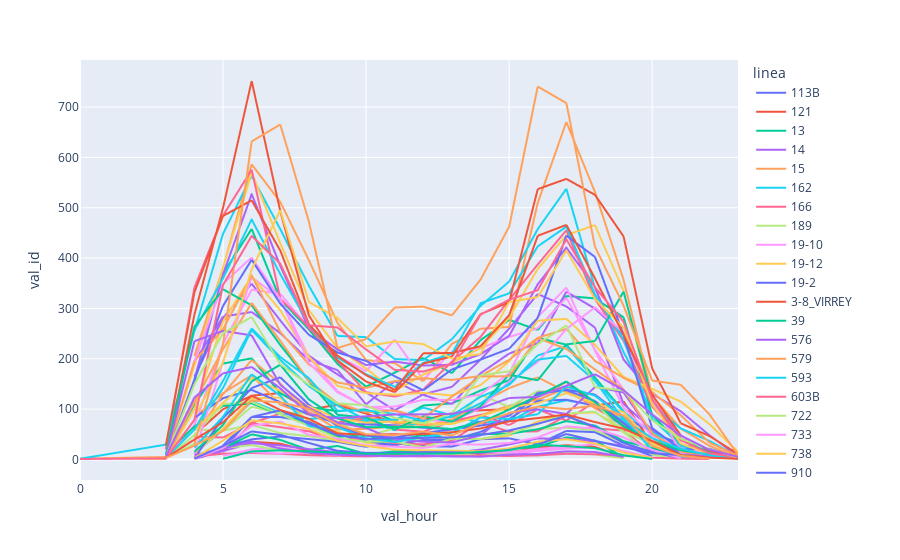

Notebook cell for this chart:
### Code cell
# EDA
# suba oriental

# promedio mensual de validaciones por hora para distintas lineas

valid_suba_pltmeanlinea=valid_suba_raw[valid_suba_raw['val_month']==4].groupby(['linea', 'val_hour', 'fecha_clearing'])['val_id'].count()
valid_suba_pltmeanlinea=valid_suba_pltmeanlinea.reset_index()
valid_suba_pltmeanlinea=valid_suba_pltmeanlinea.groupby(['linea', 'val_hour'])['val_id'].mean().reset_index()

fig7 = px.line(valid_suba_pltmeanlinea, x="val_hour", y="val_id", color='linea')
fig7.show()

### Figure 1 — Plotly figure (JSON) as saved in the notebook; plotly's stock layout.template omitted (floating-point values rounded to 4 significant figures)
{"data": [{"hovertemplate": "linea=113B<br>val_hour=%{x}<br>val_id=%{y}<extra></extra>", "legendgroup": "113B", "line": {"color": "#636efa", "dash": "solid"}, "mode": "lines", "name": "113B", "showlegend": true, "type": "scattergl", "x": [0, 3, 4, 5, 6, 7, 8, 9, 10, 11, 12, 13, 14, 15, 16, 17, 18, 19, 20, 21, 22, 23], "xaxis": "x", "y": [null, null, null, 25, 40, 45.75, 40.5, 35, 25.25, 32, 26.33, 25.67, 40.33, 42, 30.33, 56.67, 54.33, 27.67, 7, null, null, null], "yaxis": "y"}, {"hovertemplate": "linea=121<br>val_hour=%{x}<br>val_id=%{y}<extra></extra>", "legendgroup": "121", "line": {"color": "#EF553B", "dash": "solid"}, "mode": "lines", "name": "121", "showlegend": true, "type": "scattergl", "x": [0, 3, 4, 5, 6, 7, 8, 9, 10, 11, 12, 13, 14, 15, 16, 17, 18, 19, 20, 21, 22, 23], "xaxis": "x", "y": [null, null, 49.25, 99.75, 126.8, 131.8, 99.25, 108.5, 91.25, 73.25, 78.25, 92, 97.67, 100.3, 124, 154.3, 107, 115.3, 30, 17.33, 4.667, null], "yaxis": "y"}, {"hovertemplate": "linea=13<br>val_hour=%{x}<br>val_id=%{y}<extra></extra>", "legendgroup": "13", "line": {"color": "#00cc96", "dash": "solid"}, "mode": "lines", "name": "13", "showlegend": true, "type": "scattergl", "x": [0, 3, 4, 5, 6, 7, 8, 9, 10, 11, 12, 13, 14, 15, 16, 17, 18, 19, 20, 21, 22, 23], "xaxis": "x", "y": [null, 6.5, 109.5, 190.5, 201, 131.2, 104, 96, 99.5, 76.25, 107.3, 111.3, 137, 157.3, 241.7, 228, 162.7, 96, 21, 11, 4.5, null], "yaxis": "y"}, {"hovertemplate": "linea=14<br>val_hour=%{x}<br>val_id=%{y}<extra></extra>", "legendgroup": "14", "line": {"color": "#ab63fa", "dash": "solid"}, "mode": "lines", "name": "14", "showlegend": true, "type": "scattergl", "x": [0, 3, 4, 5, 6, 7, 8, 9, 10, 11, 12, 13, 14, 15, 16, 17, 18, 19, 20, 21, 22, 23], "xaxis": "x", "y": [null, null, 164.8, 280.8, 349.2, 276.2, 206, 169, 133.2, 97.75, 129.5, 144.2, 198.3, 260, 328.7, 304, 262, 110.3, 59, 20.5, 12.5, 1], "yaxis": "y"}, {"hovertemplate": "linea=15<br>val_hour=%{x}<br>val_id=%{y}<extra></extra>", "legendgroup": "15", "line": {"color": "#FFA15A", "dash": "solid"}, "mode": "lines", "name": "15", "showlegend": true, "type": "scattergl", "x": [0, 3, 4, 5, 6, 7, 8, 9, 10, 11, 12, 13, 14, 15, 16, 17, 18, 19, 20, 21, 22, 23], "xaxis": "x", "y": [null, null, 83.75, 132, 167.2, 108.8, 88.75, 73.5, 85, 72.25, 69.75, 73.33, 88, 107, 118.7, 141.3, 101.7, 71.33, 25.67, 15.67, 4.5, 1], "yaxis": "y"}, {"hovertemplate": "linea=162<br>val_hour=%{x}<br>val_id=%{y}<extra></extra>", "legendgroup": "162", "line": {"color": "#19d3f3", "dash": "solid"}, "mode": "lines", "name": "162", "showlegend": true, "type": "scattergl", "x": [0, 3, 4, 5, 6, 7, 8, 9, 10, 11, 12, 13, 14, 15, 16, 17, 18, 19, 20, 21, 22, 23], "xaxis": "x", "y": [null, null, 12.5, 58.5, 115.5, 92.75, 80.5, 84.75, 76.25, 58, 76.33, 85.33, 74.33, 75.33, 105, 117.7, 107.3, 77.67, 22.33, 7, 1.333, null], "yaxis": "y"}, {"hovertemplate": "linea=166<br>val_hour=%{x}<br>val_id=%{y}<extra></extra>", "legendgroup": "166", "line": {"color": "#FF6692", "dash": "solid"}, "mode": "lines", "name": "166", "showlegend": true, "type": "scattergl", "x": [0, 3, 4, 5, 6, 7, 8, 9, 10, 11, 12, 13, 14, 15, 16, 17, 18, 19, 20, 21, 22, 23], "xaxis": "x", "y": [null, null, 45.25, 43.75, 72.5, 91, 94, 74, 81.5, 59.5, 55.25, 75.67, 88.67, 68.33, 99.67, 77.33, 115, 72.67, 29.33, 12.33, 4.5, 1], "yaxis": "y"}, {"hovertemplate": "linea=189<br>val_hour=%{x}<br>val_id=%{y}<extra></extra>", "legendgroup": "189", "line": {"color": "#B6E880", "dash": "solid"}, "mode": "lines", "name": "189", "showlegend": true, "type": "scattergl", "x": [0, 3, 4, 5, 6, 7, 8, 9, 10, 11, 12, 13, 14, 15, 16, 17, 18, 19, 20, 21, 22, 23], "xaxis": "x", "y": [null, 3, 31.12, 57.37, 68.69, 52.48, 46.41, 37.9, 36.45, 39.96, 38, 40.07, 50.82, 52.21, 60.64, 63.29, 58.07, 33.39, 27.25, 17.85, 11.38, 1.857], "yaxis": "y"}, {"hovertemplate": "linea=19-10<br>val_hour=%{x}<br>val_id=%{y}<extra></extra>", "legendgroup": "19-10", "line": {"color": "#FF97FF", "dash": "solid"}, "mode": "lines", "name": "19-10", "showlegend": true, "type": "scattergl", "x": [0, 3, 4, 5, 6, 7, 8, 9, 10, 11, 12, 13, 14, 15, 16, 17, 18, 19, 20, 21, 22, 23], "xaxis": "x", "y": [null, null, null, 7.158, 20.32, 23.16, 15.65, 8.056, 10.17, 6.895, 5.895, 8.526, 9.263, 10.39, 17.11, 21.74, 24.12, 8, null, null, null, null], "yaxis": "y"}, {"hovertemplate": "linea=19-12<br>val_hour=%{x}<br>val_id=%{y}<extra></extra>", "legendgroup": "19-12", "line": {"color": "#FECB52", "dash": "solid"}, "mode": "lines", "name": "19-12", "showlegend": true, "type": "scattergl", "x": [0, 3, 4, 5, 6, 7, 8, 9, 10, 11, 12, 13, 14, 15, 16, 17, 18, 19, 20, 21, 22, 23], "xaxis": "x", "y": [null, null, 10.67, 61.89, 121.4, 123, 75.79, 55.21, 32.79, 31.21, 30, 40.58, 40.63, 47.53, 75.63, 91.21, 93.53, 61.37, 31.84, 11.32, 2.364, null], "yaxis": "y"}, {"hovertemplate": "linea=19-2<br>val_hour=%{x}<br>val_id=%{y}<extra></extra>", "legendgroup": "19-2", "line": {"color": "#636efa", "dash": "solid"}, "mode": "lines", "name": "19-2", "showlegend": true, "type": "scattergl", "x": [0, 3, 4, 5, 6, 7, 8, 9, 10, 11, 12, 13, 14, 15, 16, 17, 18, 19, 20, 21, 22, 23], "xaxis": "x", "y": [null, null, 1, 19.58, 84.53, 84.26, 74.79, 49.68, 36.53, 28.53, 38.79, 38.58, 54.84, 80.58, 116.6, 118.7, 106.9, 65.68, 42.86, 4.154, null, null], "yaxis": "y"}, {"hovertemplate": "linea=3-8_VIRREY<br>val_hour=%{x}<br>val_id=%{y}<extra></extra>", "legendgroup": "3-8_VIRREY", "line": {"color": "#EF553B", "dash": "solid"}, "mode": "lines", "name": "3-8_VIRREY", "showlegend": true, "type": "scattergl", "x": [0, 3, 4, 5, 6, 7, 8, 9, 10, 11, 12, 13, 14, 15, 16, 17, 18, 19, 20, 21, 22, 23], "xaxis": "x", "y": [null, null, null, null, null, null, null, null, null, null, null, null, null, 1, null, null, null, null, null, null, null, null], "yaxis": "y"}, {"hovertemplate": "linea=39<br>val_hour=%{x}<br>val_id=%{y}<extra></extra>", "legendgroup": "39", "line": {"color": "#00cc96", "dash": "solid"}, "mode": "lines", "name": "39", "showlegend": true, "type": "scattergl", "x": [0, 3, 4, 5, 6, 7, 8, 9, 10, 11, 12, 13, 14, 15, 16, 17, 18, 19, 20, 21, 22, 23], "xaxis": "x", "y": [null, null, 154.2, 369.5, 458, 317.6, 258.5, 189.8, 144.8, 172.5, 201.7, 171.5, 237, 277.3, 257.2, 324.8, 320, 282.3, 88.67, 29.33, 7, 2], "yaxis": "y"}, {"hovertemplate": "linea=576<br>val_hour=%{x}<br>val_id=%{y}<extra></extra>", "legendgroup": "576", "line": {"color": "#ab63fa", "dash": "solid"}, "mode": "lines", "name": "576", "showlegend": true, "type": "scattergl", "x": [0, 3, 4, 5, 6, 7, 8, 9, 10, 11, 12, 13, 14, 15, 16, 17, 18, 19, 20, 21, 22, 23], "xaxis": "x", "y": [null, null, 193.8, 283.8, 293, 251, 197.2, 177.5, 109.5, 155.5, 128.2, 110, 171.3, 210.3, 231.3, 333.3, 299.7, 247.7, 119.7, 41.33, 10.67, 1.333], "yaxis": "y"}, {"hovertemplate": "linea=579<br>val_hour=%{x}<br>val_id=%{y}<extra></extra>", "legendgroup": "579", "line": {"color": "#FFA15A", "dash": "solid"}, "mode": "lines", "name": "579", "showlegend": true, "type": "scattergl", "x": [0, 3, 4, 5, 6, 7, 8, 9, 10, 11, 12, 13, 14, 15, 16, 17, 18, 19, 20, 21, 22, 23], "xaxis": "x", "y": [1, null, 205.8, 381, 586.2, 511.5, 396, 271.5, 197.5, 191.5, 155.5, 229.7, 259.7, 263.3, 509.7, 670.3, 531.3, 356.7, 126, 61.33, 27.33, 3.667], "yaxis": "y"}, {"hovertemplate": "linea=593<br>val_hour=%{x}<br>val_id=%{y}<extra></extra>", "legendgroup": "593", "line": {"color": "#19d3f3", "dash": "solid"}, "mode": "lines", "name": "593", "showlegend": true, "type": "scattergl", "x": [0, 3, 4, 5, 6, 7, 8, 9, 10, 11, 12, 13, 14, 15, 16, 17, 18, 19, 20, 21, 22, 23], "xaxis": "x", "y": [null, null, 254.5, 448.5, 563.5, 457.5, 345, 245.5, 243, 199.5, 197.5, 239, 305, 353.3, 457.7, 537.7, 340.7, 213.3, 107.3, 61.67, 37, 6], "yaxis": "y"}, {"hovertemplate": "linea=603B<br>val_hour=%{x}<br>val_id=%{y}<extra></extra>", "legendgroup": "603B", "line": {"color": "#FF6692", "dash": "solid"}, "mode": "lines", "name": "603B", "showlegend": true, "type": "scattergl", "x": [0, 3, 4, 5, 6, 7, 8, 9, 10, 11, 12, 13, 14, 15, 16, 17, 18, 19, 20, 21, 22, 23], "xaxis": "x", "y": [null, null, null, 14.75, 71.75, 64.25, 56, 38.5, 42.25, 32.5, 30, 37.75, 74.25, 55, 56, 87, 62, 57.33, 12.67, 4, 2, null], "yaxis": "y"}, {"hovertemplate": "linea=722<br>val_hour=%{x}<br>val_id=%{y}<extra></extra>", "legendgroup": "722", "line": {"color": "#B6E880", "dash": "solid"}, "mode": "lines", "name": "722", "showlegend": true, "type": "scattergl", "x": [0, 3, 4, 5, 6, 7, 8, 9, 10, 11, 12, 13, 14, 15, 16, 17, 18, 19, 20, 21, 22, 23], "xaxis": "x", "y": [null, null, 60, 56.5, 104.8, 92, 93, 75.25, 45.75, 62, 64.25, 72.5, 129, 104.3, 135.7, 135, 111.7, 55, 31.67, 13.33, 10.67, null], "yaxis": "y"}, {"hovertemplate": "linea=733<br>val_hour=%{x}<br>val_id=%{y}<extra></extra>", "legendgroup": "733", "line": {"color": "#FF97FF", "dash": "solid"}, "mode": "lines", "name": "733", "showlegend": true, "type": "scattergl", "x": [0, 3, 4, 5, 6, 7, 8, 9, 10, 11, 12, 13, 14, 15, 16, 17, 18, 19, 20, 21, 22, 23], "xaxis": "x", "y": [null, 3.25, 68.25, 229.8, 337.5, 329, 261.8, 205.8, 175.5, 238, 158.8, 214, 221, 243.3, 260.7, 321.3, 217.7, 139, 42, 18.67, 4.333, 1], "yaxis": "y"}, {"hovertemplate": "linea=738<br>val_hour=%{x}<br>val_id=%{y}<extra></extra>", "legendgroup": "738", "line": {"color": "#FECB52", "dash": "solid"}, "mode": "lines", "name": "738", "showlegend": true, "type": "scattergl", "x": [0, 3, 4, 5, 6, 7, 8, 9, 10, 11, 12, 13, 14, 15, 16, 17, 18, 19, 20, 21, 22, 23], "xaxis": "x", "y": [null, 5.25, 187, 381.8, 569.8, 429.5, 296.8, 221.2, 180.8, 135.8, 168.7, 192, 221, 281.3, 378.7, 445.3, 465.7, 334.7, 111.3, 42.33, 8.333, 1.5], "yaxis": "y"}, {"hovertemplate": "linea=910<br>val_hour=%{x}<br>val_id=%{y}<extra></extra>", "legendgroup": "910", "line": {"color": "#636efa", "dash": "solid"}, "mode": "lines", "name": "910", "showlegend": true, "type": "scattergl", "x": [0, 3, 4, 5, 6, 7, 8, 9, 10, 11, 12, 13, 14, 15, 16, 17, 18, 19, 20, 21, 22, 23], "xaxis": "x", "y": [null, null, 82.61, 121.8, 138.2, 113.9, 89.52, 71.93, 69.62, 67.93, 63.11, 60.43, 74.93, 86.79, 129.9, 138.8, 128.9, 85.32, 53.96, 30.21, 16.92, 4.25], "yaxis": "y"}, {"hovertemplate": "linea=910_Rural<br>val_hour=%{x}<br>val_id=%{y}<extra></extra>", "legendgroup": "910_Rural", "line": {"color": "#EF553B", "dash": "solid"}, "mode": "lines", "name": "910_Rural", "showlegend": true, "type": "scattergl", "x": [0, 3, 4, 5, 6, 7, 8, 9, 10, 11, 12, 13, 14, 15, 16, 17, 18, 19, 20, 21, 22, 23], "xaxis": "x", "y": [null, null, null, 2.667, null, null, null, null, null, null, null, null, null, null, null, null, null, null, null, null, null, null], "yaxis": "y"}, {"hovertemplate": "linea=953<br>val_hour=%{x}<br>val_id=%{y}<extra></extra>", "legendgroup": "953", "line": {"color": "#00cc96", "dash": "solid"}, "mode": "lines", "name": "953", "showlegend": true, "type": "scattergl", "x": [0, 3, 4, 5, 6, 7, 8, 9, 10, 11, 12, 13, 14, 15, 16, 17, 18, 19, 20, 21, 22, 23], "xaxis": "x", "y": [null, 11.36, 65.55, 106.5, 111.6, 89.38, 70.62, 45.53, 47.64, 37.4, 48.93, 41.57, 50.43, 50.93, 60, 76.31, 67.36, 36.47, 22, 10.93, 8.8, 4], "yaxis": "y"}, {"hovertemplate": "linea=BF401<br>val_hour=%{x}<br>val_id=%{y}<extra></extra>", "legendgroup": "BF401", "line": {"color": "#ab63fa", "dash": "solid"}, "mode": "lines", "name": "BF401", "showlegend": true, "type": "scattergl", "x": [0, 3, 4, 5, 6, 7, 8, 9, 10, 11, 12, 13, 14, 15, 16, 17, 18, 19, 20, 21, 22, 23], "xaxis": "x", "y": [1, 3.333, 158.8, 367.8, 527.1, 384.6, 259.9, 218.4, 187.5, 194.5, 186.7, 188.2, 209.2, 245.8, 347.9, 420.9, 342.6, 198.6, 130.8, 95.72, 48.24, 6.65], "yaxis": "y"}, {"hovertemplate": "linea=BF404<br>val_hour=%{x}<br>val_id=%{y}<extra></extra>", "legendgroup": "BF404", "line": {"color": "#FFA15A", "dash": "solid"}, "mode": "lines", "name": "BF404", "showlegend": true, "type": "scattergl", "x": [0, 3, 4, 5, 6, 7, 8, 9, 10, 11, 12, 13, 14, 15, 16, 17, 18, 19, 20, 21, 22, 23], "xaxis": "x", "y": [null, null, 44.3, 129.6, 197.6, 150.5, 94.03, 59.86, 60.86, 65.62, 65.62, 79.93, 111.7, 141.8, 163.1, 134.7, 105.7, 83.86, 36.64, 28.71, 11, 2.273], "yaxis": "y"}, {"hovertemplate": "linea=BG902<br>val_hour=%{x}<br>val_id=%{y}<extra></extra>", "legendgroup": "BG902", "line": {"color": "#19d3f3", "dash": "solid"}, "mode": "lines", "name": "BG902", "showlegend": true, "type": "scattergl", "x": [0, 3, 4, 5, 6, 7, 8, 9, 10, 11, 12, 13, 14, 15, 16, 17, 18, 19, 20, 21, 22, 23], "xaxis": "x", "y": [null, null, 57.52, 142.1, 257.3, 197.7, 145.8, 107.3, 78.97, 79.21, 103, 87.62, 124.6, 147.8, 206.6, 225.5, 157.8, 94.21, 53.68, 24.82, 6.185, 1.667], "yaxis": "y"}, {"hovertemplate": "linea=C201<br>val_hour=%{x}<br>val_id=%{y}<extra></extra>", "legendgroup": "C201", "line": {"color": "#FF6692", "dash": "solid"}, "mode": "lines", "name": "C201", "showlegend": true, "type": "scattergl", "x": [0, 3, 4, 5, 6, 7, 8, 9, 10, 11, 12, 13, 14, 15, 16, 17, 18, 19, 20, 21, 22, 23], "xaxis": "x", "y": [null, 20.5, 341.2, 484.5, 575.5, 319.6, 262.8, 196, 133.6, 125, 138.8, 194.3, 243.3, 317, 387.3, 455.3, 318.7, 235.7, 105, 42, 20, 2], "yaxis": "y"}, {"hovertemplate": "linea=C97A<br>val_hour=%{x}<br>val_id=%{y}<extra></extra>", "legendgroup": "C97A", "line": {"color": "#B6E880", "dash": "solid"}, "mode": "lines", "name": "C97A", "showlegend": true, "type": "scattergl", "x": [0, 3, 4, 5, 6, 7, 8, 9, 10, 11, 12, 13, 14, 15, 16, 17, 18, 19, 20, 21, 22, 23], "xaxis": "x", "y": [null, 2, 48.25, 110, 114.2, 89.5, 67, 42.5, 35.5, 35.5, 24.25, 41.25, 41, 51, 70, 91.33, 95, 54, 9.333, 1.5, null, null], "yaxis": "y"}, {"hovertemplate": "linea=CA103<br>val_hour=%{x}<br>val_id=%{y}<extra></extra>", "legendgroup": "CA103", "line": {"color": "#FF97FF", "dash": "solid"}, "mode": "lines", "name": "CA103", "showlegend": true, "type": "scattergl", "x": [0, 3, 4, 5, 6, 7, 8, 9, 10, 11, 12, 13, 14, 15, 16, 17, 18, 19, 20, 21, 22, 23], "xaxis": "x", "y": [1, null, 11.11, 194.5, 362.3, 319.8, 203.2, 135.4, 104.2, 105.1, 118.6, 118.0, 129.6, 170.9, 282.9, 341.5, 216.1, 102.8, 47.88, 26, 8.913, 2.8], "yaxis": "y"}, {"hovertemplate": "linea=CA117<br>val_hour=%{x}<br>val_id=%{y}<extra></extra>", "legendgroup": "CA117", "line": {"color": "#FECB52", "dash": "solid"}, "mode": "lines", "name": "CA117", "showlegend": true, "type": "scattergl", "x": [0, 3, 4, 5, 6, 7, 8, 9, 10, 11, 12, 13, 14, 15, 16, 17, 18, 19, 20, 21, 22, 23], "xaxis": "x", "y": [2.2, 1, 99.6, 274.5, 364, 296.5, 204.0, 146.4, 132.0, 128.6, 132.3, 127.1, 147.7, 194.8, 275.8, 279.4, 227.6, 164.0, 140.4, 114.9, 70.4, 15.04], "yaxis": "y"}, {"hovertemplate": "linea=CANTABRIA/<br>val_hour=%{x}<br>val_id=%{y}<extra></extra>", "legendgroup": "CANTABRIA/", "line": {"color": "#636efa", "dash": "solid"}, "mode": "lines", "name": "CANTABRIA/", "showlegend": true, "type": "scattergl", "x": [0, 3, 4, 5, 6, 7, 8, 9, 10, 11, 12, 13, 14, 15, 16, 17, 18, 19, 20, 21, 22, 23], "xaxis": "x", "y": [null, null, 3.286, 82.29, 141.9, 163.3, 108.9, 65.96, 47.4, 43.64, 52.72, 59.6, 67.52, 75.88, 132.5, 137.8, 116.2, 72.12, 33.76, 14.16, 5.682, 1.556], "yaxis": "y"}, {"hovertemplate": "linea=CANÃ?DROMO/<br>val_hour=%{x}<br>val_id=%{y}<extra></extra>", "legendgroup": "CANÃ?DROMO/", "line": {"color": "#EF553B", "dash": "solid"}, "mode": "lines", "name": "CANÃ?DROMO/", "showlegend": true, "type": "scattergl", "x": [0, 3, 4, 5, 6, 7, 8, 9, 10, 11, 12, 13, 14, 15, 16, 17, 18, 19, 20, 21, 22, 23], "xaxis": "x", "y": [null, null, null, 20.11, 35.33, 31.5, 17.28, 12.56, 9.722, 9.056, 9, 8.889, 12.22, 14, 23.39, 28.28, 25.17, 4.5, null, null, null, null], "yaxis": "y"}, {"hovertemplate": "linea=CANÓDROMO/<br>val_hour=%{x}<br>val_id=%{y}<extra></extra>", "legendgroup": "CANÓDROMO/", "line": {"color": "#00cc96", "dash": "solid"}, "mode": "lines", "name": "CANÓDROMO/", "showlegend": true, "type": "scattergl", "x": [0, 3, 4, 5, 6, 7, 8, 9, 10, 11, 12, 13, 14, 15, 16, 17, 18, 19, 20, 21, 22, 23], "xaxis": "x", "y": [null, null, null, 22, 50, 39, 19, 27, 11, 16, 14, 15, 16, 21, 25, 44, 38, 4, null, null, null, null], "yaxis": "y"}, {"hovertemplate": "linea=CB100<br>val_hour=%{x}<br>val_id=%{y}<extra></extra>", "legendgroup": "CB100", "line": {"color": "#ab63fa", "dash": "solid"}, "mode": "lines", "name": "CB100", "showlegend": true, "type": "scattergl", "x": [0, 3, 4, 5, 6, 7, 8, 9, 10, 11, 12, 13, 14, 15, 16, 17, 18, 19, 20, 21, 22, 23], "xaxis": "x", "y": [null, null, 1, 16.84, 32.48, 28.04, 20.64, 14.44, 13.2, 12.04, 14.68, 13.52, 19.6, 29.84, 41.84, 40.96, 36.2, 26.76, 16.24, 5.381, null, null], "yaxis": "y"}, {"hovertemplate": "linea=E70<br>val_hour=%{x}<br>val_id=%{y}<extra></extra>", "legendgroup": "E70", "line": {"color": "#FFA15A", "dash": "solid"}, "mode": "lines", "name": "E70", "showlegend": true, "type": "scattergl", "x": [0, 3, 4, 5, 6, 7, 8, 9, 10, 11, 12, 13, 14, 15, 16, 17, 18, 19, 20, 21, 22, 23], "xaxis": "x", "y": [1.6, 5, 195.8, 258.9, 365.8, 253.5, 188.8, 153.1, 142.4, 155.6, 161.2, 158.1, 165.9, 198.0, 241.7, 259.5, 195.8, 162.1, 134.1, 87.96, 33.43, 7.35], "yaxis": "y"}, {"hovertemplate": "linea=FA410<br>val_hour=%{x}<br>val_id=%{y}<extra></extra>", "legendgroup": "FA410", "line": {"color": "#19d3f3", "dash": "solid"}, "mode": "lines", "name": "FA410", "showlegend": true, "type": "scattergl", "x": [0, 3, 4, 5, 6, 7, 8, 9, 10, 11, 12, 13, 14, 15, 16, 17, 18, 19, 20, 21, 22, 23], "xaxis": "x", "y": [1.5, 29.5, 256.8, 359.8, 476.8, 368.2, 268, 202.2, 169.2, 144.2, 192, 210.3, 310.3, 330, 423.3, 462.3, 327.7, 239, 81.33, 27, 14.33, 1], "yaxis": "y"}, {"hovertemplate": "linea=FCS<br>val_hour=%{x}<br>val_id=%{y}<extra></extra>", "legendgroup": "FCS", "line": {"color": "#FF6692", "dash": "solid"}, "mode": "lines", "name": "FCS", "showlegend": true, "type": "scattergl", "x": [0, 3, 4, 5, 6, 7, 8, 9, 10, 11, 12, 13, 14, 15, 16, 17, 18, 19, 20, 21, 22, 23], "xaxis": "x", "y": [null, null, null, null, null, null, null, null, null, null, null, null, null, null, null, null, null, 2, null, null, null, null], "yaxis": "y"}, {"hovertemplate": "linea=FF402<br>val_hour=%{x}<br>val_id=%{y}<extra></extra>", "legendgroup": "FF402", "line": {"color": "#B6E880", "dash": "solid"}, "mode": "lines", "name": "FF402", "showlegend": true, "type": "scattergl", "x": [0, 3, 4, 5, 6, 7, 8, 9, 10, 11, 12, 13, 14, 15, 16, 17, 18, 19, 20, 21, 22, 23], "xaxis": "x", "y": [null, null, 2.25, 22.75, 28.5, 18, 8.5, 15.25, 6.333, 11.33, 8.75, 11.25, 7.75, 10.5, 7.667, 12.67, 10, 2.667, null, null, null, null], "yaxis": "y"}, {"hovertemplate": "linea=FF409<br>val_hour=%{x}<br>val_id=%{y}<extra></extra>", "legendgroup": "FF409", "line": {"color": "#FF97FF", "dash": "solid"}, "mode": "lines", "name": "FF409", "showlegend": true, "type": "scattergl", "x": [0, 3, 4, 5, 6, 7, 8, 9, 10, 11, 12, 13, 14, 15, 16, 17, 18, 19, 20, 21, 22, 23], "xaxis": "x", "y": [null, null, 195.5, 349.2, 401.2, 318.8, 192.2, 133.2, 104.5, 96, 78, 76.25, 101.5, 155, 193.7, 259, 302.3, 252, 119.3, 13, 10, 1], "yaxis": "y"}, {"hovertemplate": "linea=FH408<br>val_hour=%{x}<br>val_id=%{y}<extra></extra>", "legendgroup": "FH408", "line": {"color": "#FECB52", "dash": "solid"}, "mode": "lines", "name": "FH408", "showlegend": true, "type": "scattergl", "x": [0, 3, 4, 5, 6, 7, 8, 9, 10, 11, 12, 13, 14, 15, 16, 17, 18, 19, 20, 21, 22, 23], "xaxis": "x", "y": [null, null, 58.5, 112.5, 161.9, 136.5, 105.5, 81.75, 73.12, 75.31, 71.69, 70.4, 86.31, 103.4, 111.7, 131.8, 111.7, 94, 32.64, 7.273, 7.857, 2.5], "yaxis": "y"}, {"hovertemplate": "linea=GA507<br>val_hour=%{x}<br>val_id=%{y}<extra></extra>", "legendgroup": "GA507", "line": {"color": "#636efa", "dash": "solid"}, "mode": "lines", "name": "GA507", "showlegend": true, "type": "scattergl", "x": [0, 3, 4, 5, 6, 7, 8, 9, 10, 11, 12, 13, 14, 15, 16, 17, 18, 19, 20, 21, 22, 23], "xaxis": "x", "y": [null, 1.5, 158.8, 305.2, 396.8, 309.5, 247.8, 212.5, 195.8, 165.5, 137.5, 179, 198.3, 220, 281.3, 444.7, 402.3, 247.7, 62.33, 20, 21.5, 2.5], "yaxis": "y"}, {"hovertemplate": "linea=GC509<br>val_hour=%{x}<br>val_id=%{y}<extra></extra>", "legendgroup": "GC509", "line": {"color": "#EF553B", "dash": "solid"}, "mode": "lines", "name": "GC509", "showlegend": true, "type": "scattergl", "x": [0, 3, 4, 5, 6, 7, 8, 9, 10, 11, 12, 13, 14, 15, 16, 17, 18, 19, 20, 21, 22, 23], "xaxis": "x", "y": [null, 3.667, 288, 500, 751.8, 493.2, 286.2, 196.8, 154.8, 133.8, 190.7, 204.7, 288.7, 312.3, 537, 557.3, 525.7, 443, 181, 72, 46.67, 11], "yaxis": "y"}, {"hovertemplate": "linea=GF511<br>val_hour=%{x}<br>val_id=%{y}<extra></extra>", "legendgroup": "GF511", "line": {"color": "#00cc96", "dash": "solid"}, "mode": "lines", "name": "GF511", "showlegend": true, "type": "scattergl", "x": [0, 3, 4, 5, 6, 7, 8, 9, 10, 11, 12, 13, 14, 15, 16, 17, 18, 19, 20, 21, 22, 23], "xaxis": "x", "y": [null, 9.75, 263.5, 338, 306.2, 227.5, 155.8, 88.75, 83.25, 59.5, 85.67, 75.33, 105.7, 168.3, 157.3, 228.7, 235.3, 333.5, 119, 38.5, 14.5, 2], "yaxis": "y"}, {"hovertemplate": "linea=GF512<br>val_hour=%{x}<br>val_id=%{y}<extra></extra>", "legendgroup": "GF512", "line": {"color": "#ab63fa", "dash": "solid"}, "mode": "lines", "name": "GF512", "showlegend": true, "type": "scattergl", "x": [0, 3, 4, 5, 6, 7, 8, 9, 10, 11, 12, 13, 14, 15, 16, 17, 18, 19, 20, 21, 22, 23], "xaxis": "x", "y": [null, 3.5, 235, 255.5, 246.5, 148.5, 102.5, 73.5, 62.5, 39.5, 35.25, 33.75, 48, 92.75, 99.75, 90.25, 144, 133.3, 51, 15.67, 4.667, 1], "yaxis": "y"}, {"hovertemplate": "linea=GL508<br>val_hour=%{x}<br>val_id=%{y}<extra></extra>", "legendgroup": "GL508", "line": {"color": "#FFA15A", "dash": "solid"}, "mode": "lines", "name": "GL508", "showlegend": true, "type": "scattergl", "x": [0, 3, 4, 5, 6, 7, 8, 9, 10, 11, 12, 13, 14, 15, 16, 17, 18, 19, 20, 21, 22, 23], "xaxis": "x", "y": [null, 1, 114, 219, 311, 235.8, 156.2, 111.8, 93.75, 97.5, 82, 125, 165, 165.3, 241, 219.7, 179, 139, 51.67, 15.67, 9.333, 4], "yaxis": "y"}, {"hovertemplate": "linea=GL510<br>val_hour=%{x}<br>val_id=%{y}<extra></extra>", "legendgroup": "GL510", "line": {"color": "#19d3f3", "dash": "solid"}, "mode": "lines", "name": "GL510", "showlegend": true, "type": "scattergl", "x": [0, 3, 4, 5, 6, 7, 8, 9, 10, 11, 12, 13, 14, 15, 16, 17, 18, 19, 20, 21, 22, 23], "xaxis": "x", "y": [null, null, 23.75, 85, 169.2, 126.5, 66, 64.25, 42.25, 34.5, 44.33, 53, 83.33, 80.33, 90, 145, 126.7, 83, 18.33, 4.667, 3, null], "yaxis": "y"}, {"hovertemplate": "linea=HG709<br>val_hour=%{x}<br>val_id=%{y}<extra></extra>", "legendgroup": "HG709", "line": {"color": "#FF6692", "dash": "solid"}, "mode": "lines", "name": "HG709", "showlegend": true, "type": "scattergl", "x": [0, 3, 4, 5, 6, 7, 8, 9, 10, 11, 12, 13, 14, 15, 16, 17, 18, 19, 20, 21, 22, 23], "xaxis": "x", "y": [null, null, 5.875, 11.43, 13, 11.38, 8.625, 7.2, 6.25, 8.053, 6.316, 7.176, 7.611, 6.882, 8.3, 11.35, 10.44, 7.562, 3.538, 1.714, 1, null], "yaxis": "y"}, {"hovertemplate": "linea=Lopez<br>val_hour=%{x}<br>val_id=%{y}<extra></extra>", "legendgroup": "Lopez", "line": {"color": "#B6E880", "dash": "solid"}, "mode": "lines", "name": "Lopez", "showlegend": true, "type": "scattergl", "x": [0, 3, 4, 5, 6, 7, 8, 9, 10, 11, 12, 13, 14, 15, 16, 17, 18, 19, 20, 21, 22, 23], "xaxis": "x", "y": [null, null, null, null, null, null, null, null, null, null, null, null, null, null, 2, null, null, null, null, null, null, null], "yaxis": "y"}, {"hovertemplate": "linea=MUNDOAV/<br>val_hour=%{x}<br>val_id=%{y}<extra></extra>", "legendgroup": "MUNDOAV/", "line": {"color": "#FF97FF", "dash": "solid"}, "mode": "lines", "name": "MUNDOAV/", "showlegend": true, "type": "scattergl", "x": [0, 3, 4, 5, 6, 7, 8, 9, 10, 11, 12, 13, 14, 15, 16, 17, 18, 19, 20, 21, 22, 23], "xaxis": "x", "y": [null, null, null, 8.25, 14.75, 12, 14, 8.25, 11, 12, 9, 13.67, 13.33, 14, 21, 25.67, 30.33, 17, 4, null, null, null], "yaxis": "y"}, {"hovertemplate": "linea=P7<br>val_hour=%{x}<br>val_id=%{y}<extra></extra>", "legendgroup": "P7", "line": {"color": "#FECB52", "dash": "solid"}, "mode": "lines", "name": "P7", "showlegend": true, "type": "scattergl", "x": [0, 3, 4, 5, 6, 7, 8, 9, 10, 11, 12, 13, 14, 15, 16, 17, 18, 19, 20, 21, 22, 23], "xaxis": "x", "y": [null, null, 83.75, 192.8, 377.2, 495, 313, 281.2, 224.8, 234.5, 229.2, 200.2, 209.8, 312.7, 322.7, 415.3, 319, 262, 109.3, 31.67, 11, 1], "yaxis": "y"}, {"hovertemplate": "linea=R_421<br>val_hour=%{x}<br>val_id=%{y}<extra></extra>", "legendgroup": "R_421", "line": {"color": "#636efa", "dash": "solid"}, "mode": "lines", "name": "R_421", "showlegend": true, "type": "scattergl", "x": [0, 3, 4, 5, 6, 7, 8, 9, 10, 11, 12, 13, 14, 15, 16, 17, 18, 19, 20, 21, 22, 23], "xaxis": "x", "y": [null, null, null, 27.71, 84.52, 97.68, 71.24, 48.76, 40.8, 42.4, 42.84, 43.96, 48.64, 57.68, 71.08, 86.44, 65, 32.76, 14.46, 2.765, null, null], "yaxis": "y"}, {"hovertemplate": "linea=R_7<br>val_hour=%{x}<br>val_id=%{y}<extra></extra>", "legendgroup": "R_7", "line": {"color": "#EF553B", "dash": "solid"}, "mode": "lines", "name": "R_7", "showlegend": true, "type": "scattergl", "x": [0, 3, 4, 5, 6, 7, 8, 9, 10, 11, 12, 13, 14, 15, 16, 17, 18, 19, 20, 21, 22, 23], "xaxis": "x", "y": [null, 27.5, 332, 483.8, 514.8, 415, 268.8, 206.2, 167.5, 138.2, 211, 211.7, 225, 286.7, 444.3, 466, 359.7, 247.7, 128.3, 48, 17.67, 3], "yaxis": "y"}, {"hovertemplate": "linea=R_E61<br>val_hour=%{x}<br>val_id=%{y}<extra></extra>", "legendgroup": "R_E61", "line": {"color": "#00cc96", "dash": "solid"}, "mode": "lines", "name": "R_E61", "showlegend": true, "type": "scattergl", "x": [0, 3, 4, 5, 6, 7, 8, 9, 10, 11, 12, 13, 14, 15, 16, 17, 18, 19, 20, 21, 22, 23], "xaxis": "x", "y": [null, null, 15.26, 68.68, 155.2, 188.1, 119.2, 81.48, 64.24, 64.52, 64.6, 60.6, 73.28, 99, 126.4, 155.0, 113.6, 66.16, 36.2, 18.6, 9.765, 1], "yaxis": "y"}, {"hovertemplate": "linea=T08_TUNA_ALTA<br>val_hour=%{x}<br>val_id=%{y}<extra></extra>", "legendgroup": "T08_TUNA_ALTA", "line": {"color": "#ab63fa", "dash": "solid"}, "mode": "lines", "name": "T08_TUNA_ALTA", "showlegend": true, "type": "scattergl", "x": [0, 3, 4, 5, 6, 7, 8, 9, 10, 11, 12, 13, 14, 15, 16, 17, 18, 19, 20, 21, 22, 23], "xaxis": "x", "y": [null, null, 9.2, 21.68, 35.92, 21.8, 13.25, 9.565, 7.917, 6.36, 7.417, 6.083, 5.75, 9.708, 10.96, 16.28, 14.91, 5.16, null, null, null, null], "yaxis": "y"}, {"hovertemplate": "linea=T11<br>val_hour=%{x}<br>val_id=%{y}<extra></extra>", "legendgroup": "T11", "line": {"color": "#FFA15A", "dash": "solid"}, "mode": "lines", "name": "T11", "showlegend": true, "type": "scattergl", "x": [0, 3, 4, 5, 6, 7, 8, 9, 10, 11, 12, 13, 14, 15, 16, 17, 18, 19, 20, 21, 22, 23], "xaxis": "x", "y": [2.5, null, 30.79, 229.3, 631.8, 665.4, 472.6, 221.3, 239.2, 301.8, 303.6, 286.2, 357.3, 462.1, 740.8, 707.9, 422.8, 305.7, 156.8, 148.4, 89.72, 9.316], "yaxis": "y"}, {"hovertemplate": "linea=T163<br>val_hour=%{x}<br>val_id=%{y}<extra></extra>", "legendgroup": "T163", "line": {"color": "#19d3f3", "dash": "solid"}, "mode": "lines", "name": "T163", "showlegend": true, "type": "scattergl", "x": [0, 3, 4, 5, 6, 7, 8, 9, 10, 11, 12, 13, 14, 15, 16, 17, 18, 19, 20, 21, 22, 23], "xaxis": "x", "y": [null, 3, 59.52, 156.1, 260.4, 203.5, 161.6, 96.69, 97.59, 90.38, 76.62, 84.83, 111.5, 150.3, 198.4, 205.8, 156.3, 79, 42.39, 21.44, 8.375, 3.067], "yaxis": "y"}, {"hovertemplate": "linea=T30A<br>val_hour=%{x}<br>val_id=%{y}<extra></extra>", "legendgroup": "T30A", "line": {"color": "#FF6692", "dash": "solid"}, "mode": "lines", "name": "T30A", "showlegend": true, "type": "scattergl", "x": [0, 3, 4, 5, 6, 7, 8, 9, 10, 11, 12, 13, 14, 15, 16, 17, 18, 19, 20, 21, 22, 23], "xaxis": "x", "y": [1, 2, 78.75, 346.8, 444, 388.8, 266.5, 262.2, 218.5, 178, 174.8, 190.5, 287.7, 317.3, 336.3, 437.3, 342, 273.7, 119.3, 38.33, 12.33, 4], "yaxis": "y"}, {"hovertemplate": "linea=T38<br>val_hour=%{x}<br>val_id=%{y}<extra></extra>", "legendgroup": "T38", "line": {"color": "#B6E880", "dash": "solid"}, "mode": "lines", "name": "T38", "showlegend": true, "type": "scattergl", "x": [0, 3, 4, 5, 6, 7, 8, 9, 10, 11, 12, 13, 14, 15, 16, 17, 18, 19, 20, 21, 22, 23], "xaxis": "x", "y": [null, 5, 149.5, 251, 283, 189.2, 148.5, 111.5, 107.8, 82.5, 72, 91.75, 167.8, 175, 229.2, 266.3, 143.7, 137, 77.67, 41.33, 20.33, 4], "yaxis": "y"}, {"hovertemplate": "linea=T52<br>val_hour=%{x}<br>val_id=%{y}<extra></extra>", "legendgroup": "T52", "line": {"color": "#FF97FF", "dash": "solid"}, "mode": "lines", "name": "T52", "showlegend": true, "type": "scattergl", "x": [0, 3, 4, 5, 6, 7, 8, 9, 10, 11, 12, 13, 14, 15, 16, 17, 18, 19, 20, 21, 22, 23], "xaxis": "x", "y": [null, null, 1.5, 22.89, 67.05, 75.21, 49.11, 41.53, 28.05, 25.37, 23.05, 30.74, 29.63, 32.68, 43.95, 65.89, 61.26, 43.79, 19.11, 2.357, null, null], "yaxis": "y"}, {"hovertemplate": "linea=T53<br>val_hour=%{x}<br>val_id=%{y}<extra></extra>", "legendgroup": "T53", "line": {"color": "#FECB52", "dash": "solid"}, "mode": "lines", "name": "T53", "showlegend": true, "type": "scattergl", "x": [0, 3, 4, 5, 6, 7, 8, 9, 10, 11, 12, 13, 14, 15, 16, 17, 18, 19, 20, 21, 22, 23], "xaxis": "x", "y": [null, null, 2.615, 37.65, 77.84, 71.72, 60.76, 36.64, 26.91, 19.56, 18.2, 17.6, 16.28, 21.92, 35.44, 40.32, 31.76, 13.67, 3.231, null, null, null], "yaxis": "y"}, {"hovertemplate": "linea=T55<br>val_hour=%{x}<br>val_id=%{y}<extra></extra>", "legendgroup": "T55", "line": {"color": "#636efa", "dash": "solid"}, "mode": "lines", "name": "T55", "showlegend": true, "type": "scattergl", "x": [0, 3, 4, 5, 6, 7, 8, 9, 10, 11, 12, 13, 14, 15, 16, 17, 18, 19, 20, 21, 22, 23], "xaxis": "x", "y": [null, null, 2, 26.8, 55.72, 48.92, 32.84, 17.24, 13.28, 12.68, 14.72, 14.36, 13.44, 19.28, 29.32, 50.68, 37.16, 24.4, 12.52, 8.5, null, null], "yaxis": "y"}, {"hovertemplate": "linea=T62<br>val_hour=%{x}<br>val_id=%{y}<extra></extra>", "legendgroup": "T62", "line": {"color": "#EF553B", "dash": "solid"}, "mode": "lines", "name": "T62", "showlegend": true, "type": "scattergl", "x": [0, 3, 4, 5, 6, 7, 8, 9, 10, 11, 12, 13, 14, 15, 16, 17, 18, 19, 20, 21, 22, 23], "xaxis": "x", "y": [null, 3, 39.65, 74.03, 126.5, 98.34, 81, 51.72, 49.28, 50.21, 50.28, 54.14, 61.62, 75.86, 82.24, 89.29, 74.43, 61.29, 36.61, 8.679, 3.682, 1.4], "yaxis": "y"}, {"hovertemplate": "linea=TC24<br>val_hour=%{x}<br>val_id=%{y}<extra></extra>", "legendgroup": "TC24", "line": {"color": "#00cc96", "dash": "solid"}, "mode": "lines", "name": "TC24", "showlegend": true, "type": "scattergl", "x": [0, 3, 4, 5, 6, 7, 8, 9, 10, 11, 12, 13, 14, 15, 16, 17, 18, 19, 20, 21, 22, 23], "xaxis": "x", "y": [null, null, null, 1.5, 16, 18.21, 16, 13.79, 11.53, 11.53, 11.53, 12, 15.11, 18.37, 29.37, 26.47, 22.53, 8.368, 1, null, null, null], "yaxis": "y"}, {"hovertemplate": "linea=TC30<br>val_hour=%{x}<br>val_id=%{y}<extra></extra>", "legendgroup": "TC30", "line": {"color": "#ab63fa", "dash": "solid"}, "mode": "lines", "name": "TC30", "showlegend": true, "type": "scattergl", "x": [0, 3, 4, 5, 6, 7, 8, 9, 10, 11, 12, 13, 14, 15, 16, 17, 18, 19, 20, 21, 22, 23], "xaxis": "x", "y": [null, 5.833, 123.1, 171.1, 183.7, 141.4, 90.04, 81.81, 85.85, 89.38, 89.69, 90.65, 101.8, 122.1, 124.4, 146.6, 169.4, 137.7, 89.46, 47.62, 19.39, 5.5], "yaxis": "y"}, {"hovertemplate": "linea=Z12<br>val_hour=%{x}<br>val_id=%{y}<extra></extra>", "legendgroup": "Z12", "line": {"color": "#FFA15A", "dash": "solid"}, "mode": "lines", "name": "Z12", "showlegend": true, "type": "scattergl", "x": [0, 3, 4, 5, 6, 7, 8, 9, 10, 11, 12, 13, 14, 15, 16, 17, 18, 19, 20, 21, 22, 23], "xaxis": "x", "y": [null, 3, 27.5, 56.5, 117.2, 113.5, 100.5, 69.5, 50.25, 48.25, 55.5, 47.67, 72.67, 92, 105, 100, 107.3, 87.33, 26.67, 7.333, 1.667, null], "yaxis": "y"}], "layout": {"legend": {"title": {"text": "linea"}, "tracegroupgap": 0}, "margin": {"t": 60}, "xaxis": {"anchor": "y", "domain": [0, 1], "title": {"text": "val_hour"}}, "yaxis": {"anchor": "x", "domain": [0, 1], "title": {"text": "val_id"}}}}
